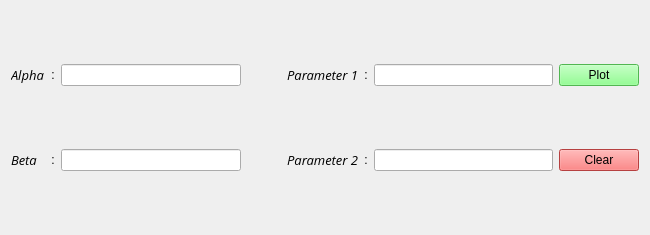
<?xml version="1.0" encoding="UTF-8"?>
<ui version="4.0">
 <class>second_option</class>
 <widget class="QWidget" name="second_option">
  <property name="geometry">
   <rect>
    <x>0</x>
    <y>0</y>
    <width>650</width>
    <height>235</height>
   </rect>
  </property>
  <property name="windowTitle">
   <string>Form</string>
  </property>
  <layout class="QHBoxLayout" name="horizontalLayout">
   <item>
    <layout class="QGridLayout" name="main_grid">
     <property name="verticalSpacing">
      <number>10</number>
     </property>
     <item row="1" column="5">
      <widget class="QLabel" name="col_4">
       <property name="sizePolicy">
        <sizepolicy hsizetype="Fixed" vsizetype="Fixed">
         <horstretch>0</horstretch>
         <verstretch>0</verstretch>
        </sizepolicy>
       </property>
       <property name="text">
        <string>:</string>
       </property>
       <property name="alignment">
        <set>Qt::AlignmentFlag::AlignCenter</set>
       </property>
      </widget>
     </item>
     <item row="0" column="0">
      <widget class="QLabel" name="alpha_lab">
       <property name="font">
        <font>
         <family>Open Sans</family>
         <pointsize>10</pointsize>
         <italic>true</italic>
        </font>
       </property>
       <property name="text">
        <string>Alpha</string>
       </property>
      </widget>
     </item>
     <item row="0" column="1">
      <widget class="QLabel" name="col_1">
       <property name="sizePolicy">
        <sizepolicy hsizetype="Fixed" vsizetype="Fixed">
         <horstretch>0</horstretch>
         <verstretch>0</verstretch>
        </sizepolicy>
       </property>
       <property name="text">
        <string>:</string>
       </property>
       <property name="alignment">
        <set>Qt::AlignmentFlag::AlignCenter</set>
       </property>
      </widget>
     </item>
     <item row="1" column="4">
      <widget class="QLabel" name="param_lab_2">
       <property name="font">
        <font>
         <family>Open Sans</family>
         <pointsize>10</pointsize>
         <italic>true</italic>
        </font>
       </property>
       <property name="text">
        <string>Parameter 2</string>
       </property>
       <property name="alignment">
        <set>Qt::AlignmentFlag::AlignRight|Qt::AlignmentFlag::AlignTrailing|Qt::AlignmentFlag::AlignVCenter</set>
       </property>
      </widget>
     </item>
     <item row="1" column="7">
      <widget class="QPushButton" name="clear">
       <property name="minimumSize">
        <size>
         <width>0</width>
         <height>0</height>
        </size>
       </property>
       <property name="styleSheet">
        <string notr="true">background-color: rgb(255, 90, 90);</string>
       </property>
       <property name="text">
        <string>Clear</string>
       </property>
      </widget>
     </item>
     <item row="0" column="6">
      <widget class="QLineEdit" name="param_edit_1">
       <property name="minimumSize">
        <size>
         <width>0</width>
         <height>0</height>
        </size>
       </property>
      </widget>
     </item>
     <item row="0" column="4">
      <widget class="QLabel" name="param_lab_1">
       <property name="font">
        <font>
         <family>Open Sans</family>
         <pointsize>10</pointsize>
         <italic>true</italic>
        </font>
       </property>
       <property name="text">
        <string>Parameter 1</string>
       </property>
       <property name="alignment">
        <set>Qt::AlignmentFlag::AlignRight|Qt::AlignmentFlag::AlignTrailing|Qt::AlignmentFlag::AlignVCenter</set>
       </property>
      </widget>
     </item>
     <item row="1" column="1">
      <widget class="QLabel" name="col_2">
       <property name="sizePolicy">
        <sizepolicy hsizetype="Fixed" vsizetype="Fixed">
         <horstretch>0</horstretch>
         <verstretch>0</verstretch>
        </sizepolicy>
       </property>
       <property name="text">
        <string>:</string>
       </property>
       <property name="alignment">
        <set>Qt::AlignmentFlag::AlignCenter</set>
       </property>
      </widget>
     </item>
     <item row="1" column="2">
      <widget class="QLineEdit" name="beta_edit">
       <property name="minimumSize">
        <size>
         <width>0</width>
         <height>0</height>
        </size>
       </property>
      </widget>
     </item>
     <item row="0" column="2">
      <widget class="QLineEdit" name="alpha_edit">
       <property name="minimumSize">
        <size>
         <width>0</width>
         <height>0</height>
        </size>
       </property>
      </widget>
     </item>
     <item row="1" column="0">
      <widget class="QLabel" name="beta_lab">
       <property name="font">
        <font>
         <family>Open Sans</family>
         <pointsize>10</pointsize>
         <italic>true</italic>
        </font>
       </property>
       <property name="text">
        <string>Beta</string>
       </property>
      </widget>
     </item>
     <item row="0" column="5">
      <widget class="QLabel" name="col_3">
       <property name="sizePolicy">
        <sizepolicy hsizetype="Fixed" vsizetype="Fixed">
         <horstretch>0</horstretch>
         <verstretch>0</verstretch>
        </sizepolicy>
       </property>
       <property name="text">
        <string>:</string>
       </property>
       <property name="alignment">
        <set>Qt::AlignmentFlag::AlignCenter</set>
       </property>
      </widget>
     </item>
     <item row="0" column="7">
      <widget class="QPushButton" name="plot">
       <property name="minimumSize">
        <size>
         <width>0</width>
         <height>0</height>
        </size>
       </property>
       <property name="styleSheet">
        <string notr="true">background-color: rgb(115, 255, 115);</string>
       </property>
       <property name="text">
        <string>Plot</string>
       </property>
      </widget>
     </item>
     <item row="1" column="6">
      <widget class="QLineEdit" name="param_edit_2">
       <property name="minimumSize">
        <size>
         <width>0</width>
         <height>0</height>
        </size>
       </property>
      </widget>
     </item>
     <item row="0" column="3">
      <spacer name="spacer_2">
       <property name="orientation">
        <enum>Qt::Orientation::Horizontal</enum>
       </property>
       <property name="sizeType">
        <enum>QSizePolicy::Policy::Fixed</enum>
       </property>
       <property name="sizeHint" stdset="0">
        <size>
         <width>40</width>
         <height>20</height>
        </size>
       </property>
      </spacer>
     </item>
     <item row="1" column="3">
      <spacer name="spacer_1">
       <property name="orientation">
        <enum>Qt::Orientation::Horizontal</enum>
       </property>
       <property name="sizeType">
        <enum>QSizePolicy::Policy::Fixed</enum>
       </property>
       <property name="sizeHint" stdset="0">
        <size>
         <width>40</width>
         <height>20</height>
        </size>
       </property>
      </spacer>
     </item>
    </layout>
   </item>
  </layout>
 </widget>
 <resources/>
 <connections/>
</ui>
